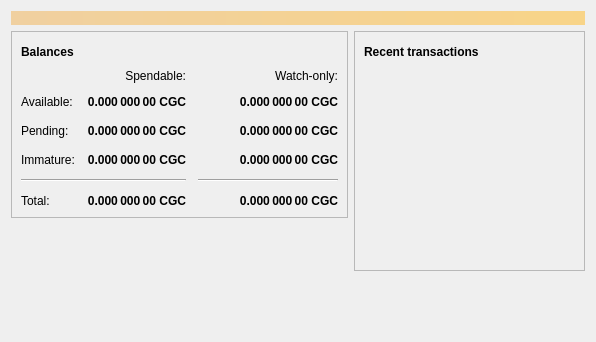
<?xml version="1.0" encoding="UTF-8"?>
<ui version="4.0">
 <class>OverviewPage</class>
 <widget class="QWidget" name="OverviewPage">
  <property name="geometry">
   <rect>
    <x>0</x>
    <y>0</y>
    <width>596</width>
    <height>342</height>
   </rect>
  </property>
  <property name="windowTitle">
   <string>Form</string>
  </property>
  <layout class="QVBoxLayout" name="topLayout">
   <item>
    <widget class="QLabel" name="labelAlerts">
     <property name="visible">
      <bool>false</bool>
     </property>
     <property name="styleSheet">
      <string notr="true">QLabel { background-color: qlineargradient(x1: 0, y1: 0, x2: 1, y2: 0, stop:0 #F0D0A0, stop:1 #F8D488); color:#000000; }</string>
     </property>
     <property name="wordWrap">
      <bool>true</bool>
     </property>
     <property name="margin">
      <number>3</number>
     </property>
     <property name="textInteractionFlags">
      <set>Qt::TextSelectableByMouse</set>
     </property>
    </widget>
   </item>
   <item>
    <layout class="QHBoxLayout" name="horizontalLayout" stretch="1,1">
     <item>
      <layout class="QVBoxLayout" name="verticalLayout_2">
       <item>
        <widget class="QFrame" name="frame">
         <property name="frameShape">
          <enum>QFrame::StyledPanel</enum>
         </property>
         <property name="frameShadow">
          <enum>QFrame::Raised</enum>
         </property>
         <layout class="QVBoxLayout" name="verticalLayout_4">
          <item>
           <layout class="QHBoxLayout" name="horizontalLayout_4">
            <item>
             <widget class="QLabel" name="label_5">
              <property name="font">
               <font>
                <weight>75</weight>
                <bold>true</bold>
               </font>
              </property>
              <property name="text">
               <string>Balances</string>
              </property>
             </widget>
            </item>
            <item>
             <widget class="QPushButton" name="labelWalletStatus">
              <property name="enabled">
               <bool>true</bool>
              </property>
              <property name="maximumSize">
               <size>
                <width>30</width>
                <height>16777215</height>
               </size>
              </property>
              <property name="toolTip">
               <string>The displayed information may be out of date. Your wallet automatically synchronizes with the Chunguscoin network after a connection is established, but this process has not completed yet.</string>
              </property>
              <property name="text">
               <string/>
              </property>
              <property name="icon">
               <iconset resource="../bitcoin.qrc">
                <normaloff>:/icons/warning</normaloff>
                <disabledoff>:/icons/warning</disabledoff>:/icons/warning</iconset>
              </property>
              <property name="iconSize">
               <size>
                <width>24</width>
                <height>24</height>
               </size>
              </property>
              <property name="flat">
               <bool>true</bool>
              </property>
             </widget>
            </item>
            <item>
             <spacer name="horizontalSpacer_3">
              <property name="orientation">
               <enum>Qt::Horizontal</enum>
              </property>
              <property name="sizeHint" stdset="0">
               <size>
                <width>40</width>
                <height>20</height>
               </size>
              </property>
             </spacer>
            </item>
           </layout>
          </item>
          <item>
           <layout class="QGridLayout" name="gridLayout">
            <property name="spacing">
             <number>12</number>
            </property>
            <item row="2" column="2">
             <widget class="QLabel" name="labelWatchPending">
              <property name="font">
               <font>
                <weight>75</weight>
                <bold>true</bold>
               </font>
              </property>
              <property name="cursor">
               <cursorShape>IBeamCursor</cursorShape>
              </property>
              <property name="toolTip">
               <string>Unconfirmed transactions to watch-only addresses</string>
              </property>
              <property name="text">
               <string notr="true">0.000 000 00 CGC</string>
              </property>
              <property name="alignment">
               <set>Qt::AlignRight|Qt::AlignTrailing|Qt::AlignVCenter</set>
              </property>
              <property name="textInteractionFlags">
               <set>Qt::LinksAccessibleByMouse|Qt::TextSelectableByKeyboard|Qt::TextSelectableByMouse</set>
              </property>
             </widget>
            </item>
            <item row="2" column="1">
             <widget class="QLabel" name="labelUnconfirmed">
              <property name="font">
               <font>
                <weight>75</weight>
                <bold>true</bold>
               </font>
              </property>
              <property name="cursor">
               <cursorShape>IBeamCursor</cursorShape>
              </property>
              <property name="toolTip">
               <string>Total of transactions that have yet to be confirmed, and do not yet count toward the spendable balance</string>
              </property>
              <property name="text">
               <string notr="true">0.000 000 00 CGC</string>
              </property>
              <property name="alignment">
               <set>Qt::AlignRight|Qt::AlignTrailing|Qt::AlignVCenter</set>
              </property>
              <property name="textInteractionFlags">
               <set>Qt::LinksAccessibleByMouse|Qt::TextSelectableByKeyboard|Qt::TextSelectableByMouse</set>
              </property>
             </widget>
            </item>
            <item row="3" column="2">
             <widget class="QLabel" name="labelWatchImmature">
              <property name="font">
               <font>
                <weight>75</weight>
                <bold>true</bold>
               </font>
              </property>
              <property name="cursor">
               <cursorShape>IBeamCursor</cursorShape>
              </property>
              <property name="toolTip">
               <string>Mined balance in watch-only addresses that has not yet matured</string>
              </property>
              <property name="text">
               <string notr="true">0.000 000 00 CGC</string>
              </property>
              <property name="alignment">
               <set>Qt::AlignRight|Qt::AlignTrailing|Qt::AlignVCenter</set>
              </property>
              <property name="textInteractionFlags">
               <set>Qt::LinksAccessibleByMouse|Qt::TextSelectableByKeyboard|Qt::TextSelectableByMouse</set>
              </property>
             </widget>
            </item>
            <item row="4" column="0" colspan="2">
             <widget class="Line" name="line">
              <property name="orientation">
               <enum>Qt::Horizontal</enum>
              </property>
             </widget>
            </item>
            <item row="4" column="2">
             <widget class="Line" name="lineWatchBalance">
              <property name="sizePolicy">
               <sizepolicy hsizetype="Preferred" vsizetype="Fixed">
                <horstretch>0</horstretch>
                <verstretch>0</verstretch>
               </sizepolicy>
              </property>
              <property name="minimumSize">
               <size>
                <width>140</width>
                <height>0</height>
               </size>
              </property>
              <property name="orientation">
               <enum>Qt::Horizontal</enum>
              </property>
             </widget>
            </item>
            <item row="5" column="0">
             <widget class="QLabel" name="labelTotalText">
              <property name="text">
               <string>Total:</string>
              </property>
             </widget>
            </item>
            <item row="3" column="1">
             <widget class="QLabel" name="labelImmature">
              <property name="font">
               <font>
                <weight>75</weight>
                <bold>true</bold>
               </font>
              </property>
              <property name="cursor">
               <cursorShape>IBeamCursor</cursorShape>
              </property>
              <property name="toolTip">
               <string>Mined balance that has not yet matured</string>
              </property>
              <property name="text">
               <string notr="true">0.000 000 00 CGC</string>
              </property>
              <property name="alignment">
               <set>Qt::AlignRight|Qt::AlignTrailing|Qt::AlignVCenter</set>
              </property>
              <property name="textInteractionFlags">
               <set>Qt::LinksAccessibleByMouse|Qt::TextSelectableByKeyboard|Qt::TextSelectableByMouse</set>
              </property>
             </widget>
            </item>
            <item row="2" column="3">
             <spacer name="horizontalSpacer_2">
              <property name="orientation">
               <enum>Qt::Horizontal</enum>
              </property>
              <property name="sizeHint" stdset="0">
               <size>
                <width>40</width>
                <height>20</height>
               </size>
              </property>
             </spacer>
            </item>
            <item row="3" column="0">
             <widget class="QLabel" name="labelImmatureText">
              <property name="text">
               <string>Immature:</string>
              </property>
             </widget>
            </item>
            <item row="5" column="1">
             <widget class="QLabel" name="labelTotal">
              <property name="font">
               <font>
                <weight>75</weight>
                <bold>true</bold>
               </font>
              </property>
              <property name="cursor">
               <cursorShape>IBeamCursor</cursorShape>
              </property>
              <property name="toolTip">
               <string>Your current total balance</string>
              </property>
              <property name="text">
               <string notr="true">0.000 000 00 CGC</string>
              </property>
              <property name="alignment">
               <set>Qt::AlignRight|Qt::AlignTrailing|Qt::AlignVCenter</set>
              </property>
              <property name="textInteractionFlags">
               <set>Qt::LinksAccessibleByMouse|Qt::TextSelectableByKeyboard|Qt::TextSelectableByMouse</set>
              </property>
             </widget>
            </item>
            <item row="5" column="2">
             <widget class="QLabel" name="labelWatchTotal">
              <property name="font">
               <font>
                <weight>75</weight>
                <bold>true</bold>
               </font>
              </property>
              <property name="cursor">
               <cursorShape>IBeamCursor</cursorShape>
              </property>
              <property name="toolTip">
               <string>Current total balance in watch-only addresses</string>
              </property>
              <property name="text">
               <string notr="true">0.000 000 00 CGC</string>
              </property>
              <property name="alignment">
               <set>Qt::AlignRight|Qt::AlignTrailing|Qt::AlignVCenter</set>
              </property>
              <property name="textInteractionFlags">
               <set>Qt::LinksAccessibleByMouse|Qt::TextSelectableByKeyboard|Qt::TextSelectableByMouse</set>
              </property>
             </widget>
            </item>
            <item row="0" column="2">
             <widget class="QLabel" name="labelWatchonly">
              <property name="text">
               <string>Watch-only:</string>
              </property>
              <property name="alignment">
               <set>Qt::AlignRight|Qt::AlignTrailing|Qt::AlignVCenter</set>
              </property>
             </widget>
            </item>
            <item row="1" column="0">
             <widget class="QLabel" name="labelBalanceText">
              <property name="text">
               <string>Available:</string>
              </property>
             </widget>
            </item>
            <item row="1" column="1">
             <widget class="QLabel" name="labelBalance">
              <property name="font">
               <font>
                <weight>75</weight>
                <bold>true</bold>
               </font>
              </property>
              <property name="cursor">
               <cursorShape>IBeamCursor</cursorShape>
              </property>
              <property name="toolTip">
               <string>Your current spendable balance</string>
              </property>
              <property name="text">
               <string notr="true">0.000 000 00 CGC</string>
              </property>
              <property name="alignment">
               <set>Qt::AlignRight|Qt::AlignTrailing|Qt::AlignVCenter</set>
              </property>
              <property name="textInteractionFlags">
               <set>Qt::LinksAccessibleByMouse|Qt::TextSelectableByKeyboard|Qt::TextSelectableByMouse</set>
              </property>
             </widget>
            </item>
            <item row="1" column="2">
             <widget class="QLabel" name="labelWatchAvailable">
              <property name="font">
               <font>
                <weight>75</weight>
                <bold>true</bold>
               </font>
              </property>
              <property name="cursor">
               <cursorShape>IBeamCursor</cursorShape>
              </property>
              <property name="toolTip">
               <string>Your current balance in watch-only addresses</string>
              </property>
              <property name="text">
               <string notr="true">0.000 000 00 CGC</string>
              </property>
              <property name="alignment">
               <set>Qt::AlignRight|Qt::AlignTrailing|Qt::AlignVCenter</set>
              </property>
              <property name="textInteractionFlags">
               <set>Qt::LinksAccessibleByMouse|Qt::TextSelectableByKeyboard|Qt::TextSelectableByMouse</set>
              </property>
             </widget>
            </item>
            <item row="2" column="0">
             <widget class="QLabel" name="labelPendingText">
              <property name="text">
               <string>Pending:</string>
              </property>
             </widget>
            </item>
            <item row="0" column="1">
             <widget class="QLabel" name="labelSpendable">
              <property name="text">
               <string>Spendable:</string>
              </property>
              <property name="alignment">
               <set>Qt::AlignRight|Qt::AlignTrailing|Qt::AlignVCenter</set>
              </property>
             </widget>
            </item>
           </layout>
          </item>
         </layout>
        </widget>
       </item>
       <item>
        <spacer name="verticalSpacer">
         <property name="orientation">
          <enum>Qt::Vertical</enum>
         </property>
         <property name="sizeHint" stdset="0">
          <size>
           <width>20</width>
           <height>40</height>
          </size>
         </property>
        </spacer>
       </item>
      </layout>
     </item>
     <item>
      <layout class="QVBoxLayout" name="verticalLayout_3">
       <item>
        <widget class="QFrame" name="frame_2">
         <property name="frameShape">
          <enum>QFrame::StyledPanel</enum>
         </property>
         <property name="frameShadow">
          <enum>QFrame::Raised</enum>
         </property>
         <layout class="QVBoxLayout" name="verticalLayout">
          <item>
           <layout class="QHBoxLayout" name="horizontalLayout_2">
            <item>
             <widget class="QLabel" name="label_4">
              <property name="font">
               <font>
                <weight>75</weight>
                <bold>true</bold>
               </font>
              </property>
              <property name="text">
               <string>Recent transactions</string>
              </property>
             </widget>
            </item>
            <item>
             <widget class="QPushButton" name="labelTransactionsStatus">
              <property name="enabled">
               <bool>true</bool>
              </property>
              <property name="maximumSize">
               <size>
                <width>30</width>
                <height>16777215</height>
               </size>
              </property>
              <property name="toolTip">
               <string>The displayed information may be out of date. Your wallet automatically synchronizes with the Chunguscoin network after a connection is established, but this process has not completed yet.</string>
              </property>
              <property name="text">
               <string/>
              </property>
              <property name="icon">
               <iconset resource="../bitcoin.qrc">
                <normaloff>:/icons/warning</normaloff>
                <disabledoff>:/icons/warning</disabledoff>:/icons/warning</iconset>
              </property>
              <property name="iconSize">
               <size>
                <width>24</width>
                <height>24</height>
               </size>
              </property>
              <property name="flat">
               <bool>true</bool>
              </property>
             </widget>
            </item>
            <item>
             <spacer name="horizontalSpacer">
              <property name="orientation">
               <enum>Qt::Horizontal</enum>
              </property>
              <property name="sizeHint" stdset="0">
               <size>
                <width>40</width>
                <height>20</height>
               </size>
              </property>
             </spacer>
            </item>
           </layout>
          </item>
          <item>
           <widget class="QListView" name="listTransactions">
            <property name="styleSheet">
             <string notr="true">QListView { background: transparent; }</string>
            </property>
            <property name="frameShape">
             <enum>QFrame::NoFrame</enum>
            </property>
            <property name="verticalScrollBarPolicy">
             <enum>Qt::ScrollBarAlwaysOff</enum>
            </property>
            <property name="horizontalScrollBarPolicy">
             <enum>Qt::ScrollBarAlwaysOff</enum>
            </property>
            <property name="selectionMode">
             <enum>QAbstractItemView::NoSelection</enum>
            </property>
           </widget>
          </item>
         </layout>
        </widget>
       </item>
       <item>
        <spacer name="verticalSpacer_2">
         <property name="orientation">
          <enum>Qt::Vertical</enum>
         </property>
         <property name="sizeHint" stdset="0">
          <size>
           <width>20</width>
           <height>40</height>
          </size>
         </property>
        </spacer>
       </item>
      </layout>
     </item>
    </layout>
   </item>
  </layout>
 </widget>
 <resources/>
 <connections/>
</ui>
